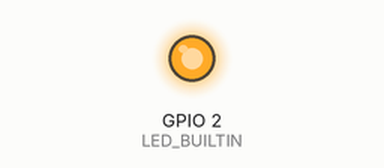
This sketch was run on a simulated ESP8266 (NodeMCU). Parts: output pins drawn as LEDs (lit = HIGH, except the on-board LED, lit = LOW).

Above: at 0.15 s.
At 2.8 s:
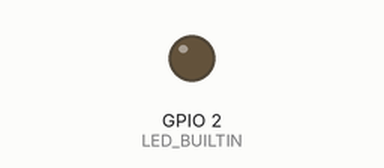
Timing chart, 0 to 6.9 s (numbered marks = the images above):
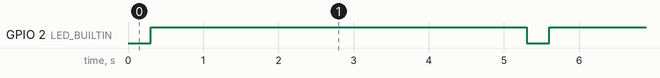

Measured:
- by itself, GPIO 2 (LED_BUILTIN): alternates HIGH for 5.0 s and LOW for 0.30 s

The sketch:

priority_ups_server.ino
```cpp
#include <ESP8266WiFi.h>
#include <Arduino.h>
#include <ESPAsyncTCP.h>
#include <ESPAsyncWebServer.h>

const char *ssid = "Smart Change-Over Switch";
const char *password = "SCOS-2023";

AsyncWebServer server(80);

const char index_html[] PROGMEM = R"rawliteral(
<!DOCTYPE html>
<html lang="en">
<head>
    <meta charset="UTF-8">
    <meta name="viewport" content="width=device-width, initial-scale=1.0">
    <style>
        body {
            font-family: Arial, sans-serif;
            margin: 0;
            padding: 0;
            background-color: black;
            color: white;
            display: flex;
            flex-direction: column;
            align-items: center;
            justify-content: center;
            height: 100vh;
        }

        .nav-bar {
            background-color: goldenrod;
            width: 100%;
            padding: 40px 0;
            text-align: center;
        }

        .nav-bar h1 {
            margin: 0;
            color: black;
        }

        .dashboard {
            display: flex;
            flex-direction: column;
            align-items: center;
            padding: 20px;
            background-color: rgba(0, 0, 0, 0.7);
            border-radius: 10px;
            width: 80%;
            max-width: 700px;
            box-shadow: 0 0 10px rgba(0, 0, 0, 0.3);
            margin-top: 20px;
        }

        .lamp-container {
            display: flex;
            justify-content: center;
            flex-wrap: wrap;
            margin-top: 20px;
        }

        .lamp {
            display: flex;
            flex-direction: column;
            align-items: center;
            margin: 10px;
        }

        .lamp-circle {
            width: 30px;
            height: 30px;
            background-color: grey;
            border-radius: 50%;
            display: flex;
            align-items: center;
            justify-content: center;
            transition: background-color 0.3s;
        }

        .lamp-btn {
            background-color: transparent;
            border: 2px solid goldenrod;
            color: goldenrod;
            padding: 10px 20px;
            cursor: pointer;
            transition: background-color 0.3s, color 0.3s;
            margin-top: 10px;
        }

        .lamp-btn:hover {
            background-color: goldenrod;
            color: black;
        }

        #priority-select {
            background-color: black;
            color: white;
            border: none;
            padding: 5px;
            margin-top: 10px;
        }

            #disabled-btn {
            background-color: purple;
            border: none;
            color: black;
            width: 100px;
            height: 100px;
            font-size: 14px;
            border-radius: 50%;
            cursor: not-allowed;
            transition: transform 0.5s, color 0.3s;
            position: absolute;
            top: 70px;
            left: 50%;
            transform: translateX(-50%);
            animation: pulse 1.5s infinite;
        }

        @keyframes pulse {
            0% {
                transform: translateX(-50%) scale(1);
            }
            50% {
                transform: translateX(-50%) scale(1.1);
            }
            100% {
                transform: translateX(-50%) scale(1);
            }
        }
    </style>
    <title>Automatic Changeover System</title>
</head>
<body>
    <div class="nav-bar">
        <h1>Automatic Changeover System</h1>
    </div>
    <div class="dashboard">
        <div class="lamp-container">
            <div class="lamp">
                <div class="lamp-circle" id="lamp1"></div>
                <button class="lamp-btn">On/Off</button>
            </div>
            <div class="lamp">
                <div class="lamp-circle" id="lamp2"></div>
                <button class="lamp-btn">On/Off</button>
            </div>
            <div class="lamp">
                <div class="lamp-circle" id="lamp3"></div>
                <button class="lamp-btn">On/Off</button>
            </div>
            <div class="lamp">
                <div class="lamp-circle" id="lamp4"></div>
                <button class="lamp-btn">On/Off</button>
            </div>
            <div class="lamp">
                <div class="lamp-circle" id="lamp5"></div>
                <button class="lamp-btn">On/Off</button>
            </div>
        </div>
        <label for="priority-select">Set Priority:</label>
        <select id="priority-select">
            <option value="1">Lamp 1</option>
            <option value="2">Lamp 2</option>
            <option value="3">Lamp 3</option>
            <option value="4">Lamp 4</option>
            <option value="5">Lamp 5</option>
        </select>
    </div>
    <button id="disabled-btn" class="disabled">AC</button>
    <script>
        const lampCircles = document.querySelectorAll('.lamp-circle');
        const lampButtons = document.querySelectorAll('.lamp-btn');
        const prioritySelect = document.getElementById('priority-select');
        const disabledButton = document.getElementById('disabled-btn');

        lampButtons.forEach((button, index) => {
            button.addEventListener('click', () => {
                var url = "http://192.168.4.1/on-off/?id=" + (index+1);
                var xhttp = new XMLHttpRequest();
                xhttp.onreadystatechange = function () {
                    if (this.readyState == 4 && this.status == 200) {
                    }
                };
                xhttp.open("GET", url, true);
                xhttp.send();
            });
        });

        prioritySelect.addEventListener('change', (event) => {
            var id = event.target.value
            var url = "http://192.168.4.1/set-priority/?id=" + (id);
            var xhttp = new XMLHttpRequest();
            xhttp.onreadystatechange = function () {
                if (this.readyState == 4 && this.status == 200) {
                }
            };
            xhttp.open("GET", url, true);
            xhttp.send();
        });

        function getPayLoad() {
          var xhttp = new XMLHttpRequest();
          xhttp.onreadystatechange = function() {
            if (this.readyState == 4 && this.status == 200) {
                let payLoad = JSON.parse(this.responseText);
                lampCircles[0].style.backgroundColor = changeColor(payLoad.l1);
                lampCircles[1].style.backgroundColor = changeColor(payLoad.l2);
                lampCircles[2].style.backgroundColor = changeColor(payLoad.l3);
                lampCircles[3].style.backgroundColor = changeColor(payLoad.l4);
                lampCircles[4].style.backgroundColor = changeColor(payLoad.l5);
                disabledButton.style.backgroundColor = changeColor(payLoad.gatv);
            }
          };
          xhttp.open("GET", "/get-data", true);
          xhttp.send();
        }

        function changeColor(state) {
            if(state)
            {
                return "goldenrod";
            }else {
                return "grey";
            }
        }
        getPayLoad();
        setInterval(getPayLoad, 1500);
    </script>
</body>
</html>
)rawliteral";


String data_buffer = "", ser_buf = "", input = "";
unsigned long last_millis = 0;

class Blinker
{
    int ledPin;
    long onTime;
    long offTime;

    int ledState;
    unsigned long previousMillis;
    unsigned long currentMillis;

public:
    Blinker(int pin, long on, long off)
    {
        ledPin = pin;
        pinMode(ledPin, OUTPUT);

        onTime = on;
        offTime = off;
        ledState = LOW;
        previousMillis = 0;
    }
    void Update()
    {
        currentMillis = millis();
        if ((ledState == HIGH) && (currentMillis - previousMillis >= onTime))
        {
            ledState = LOW;
            previousMillis = currentMillis;
            digitalWrite(ledPin, ledState);
        }
        else if ((ledState == LOW) && (currentMillis - previousMillis >= offTime))
        {
            ledState = HIGH;
            previousMillis = currentMillis;
            digitalWrite(ledPin, ledState);
        }
    }
};

Blinker statusLed(LED_BUILTIN, 5000, 300);

void setup()
{
    Serial.begin(9600);
    pinMode(LED_BUILTIN, OUTPUT);
    WiFi.softAP(ssid, password);
    IPAddress IP = WiFi.softAPIP();

    data_buffer.reserve(64);
    ser_buf.reserve(32);
    input.reserve(20);

    server.on("/", HTTP_GET, [](AsyncWebServerRequest *request)
              { request->send_P(200, "text/html", index_html); });

    server.on("/on-off", HTTP_GET, [](AsyncWebServerRequest *request)
              {
    input = "";
    input.concat("[");
    input.concat("onoff,");
    input.concat(request->getParam(0)->value());
    input.concat("]");
    Serial.println(input);
    request->send(200); });

    server.on("/set-priority", HTTP_GET, [](AsyncWebServerRequest *request)
              {
    input = "";
    input.concat("[");
    input.concat("spr,");
    input.concat(request->getParam(0)->value());
    input.concat("]");
    Serial.println(input);
    request->send(200); });

    server.on("/get-data", HTTP_GET, [](AsyncWebServerRequest *request)
              { request->send_P(200, "text/plain", data_buffer.c_str()); });

    server.begin();
}

void loop()
{
    statusLed.Update();
    if (Serial.available())
    {
        while (Serial.available() > 0)
        {
            delay(3);
            char c = Serial.read();
            ser_buf += c;
        }
    }
    if (ser_buf.length() > 0)
    {
        ser_buf.trim();
        data_buffer = ser_buf;
        ser_buf = "";
    }
}
```
